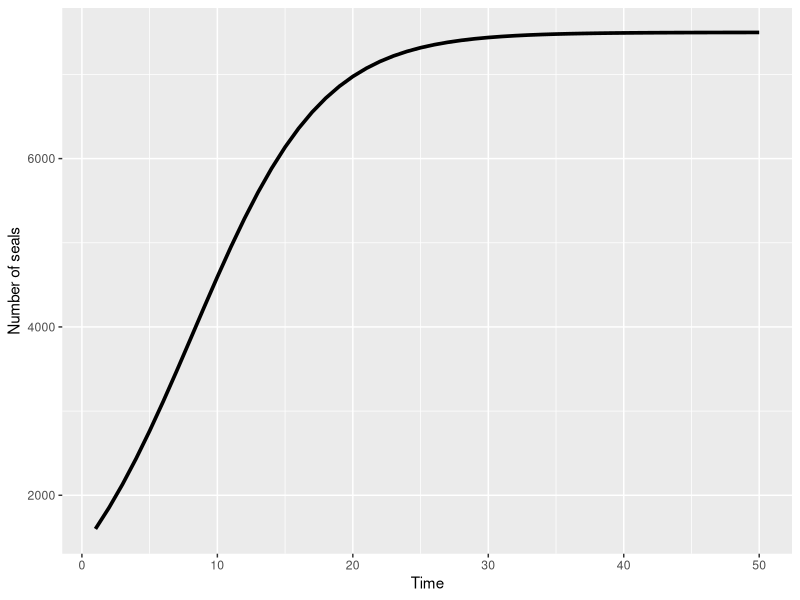
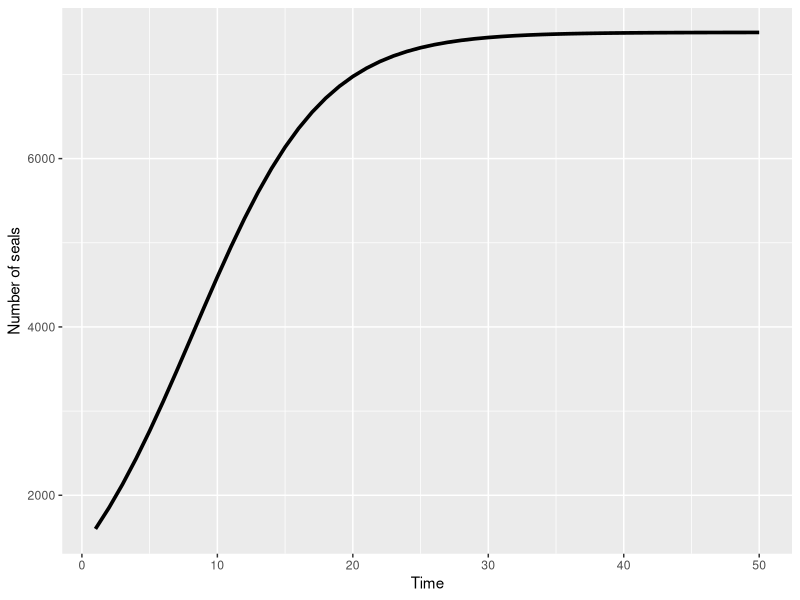
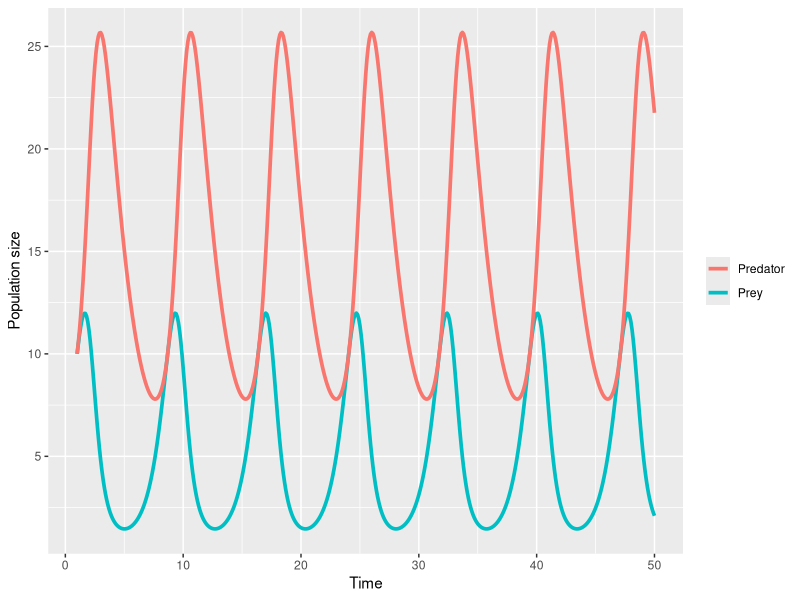
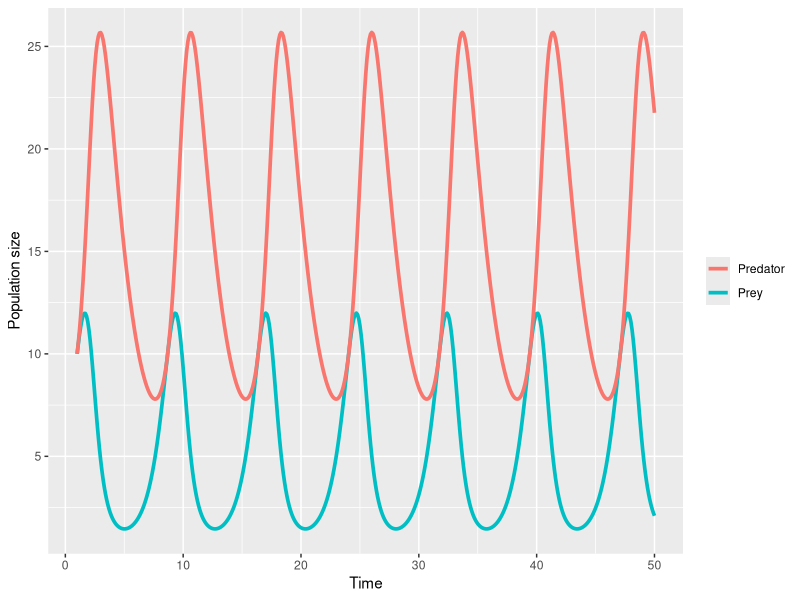
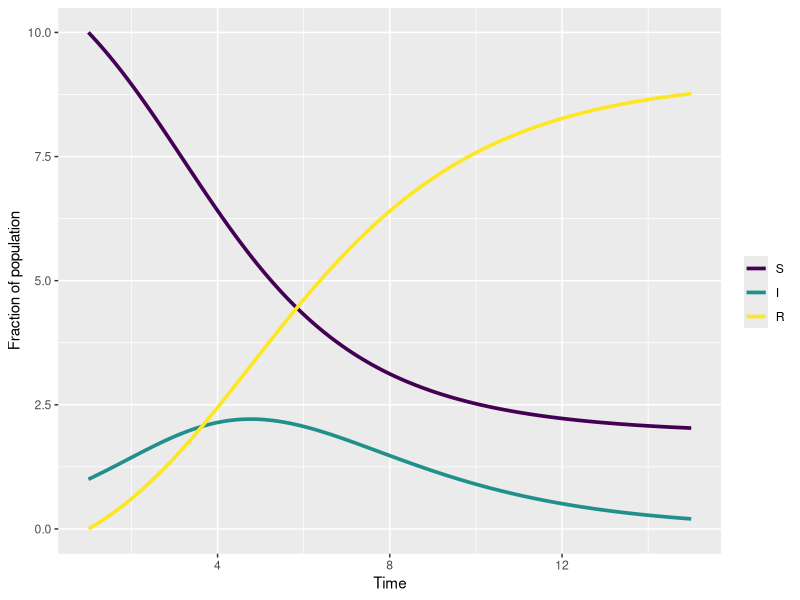
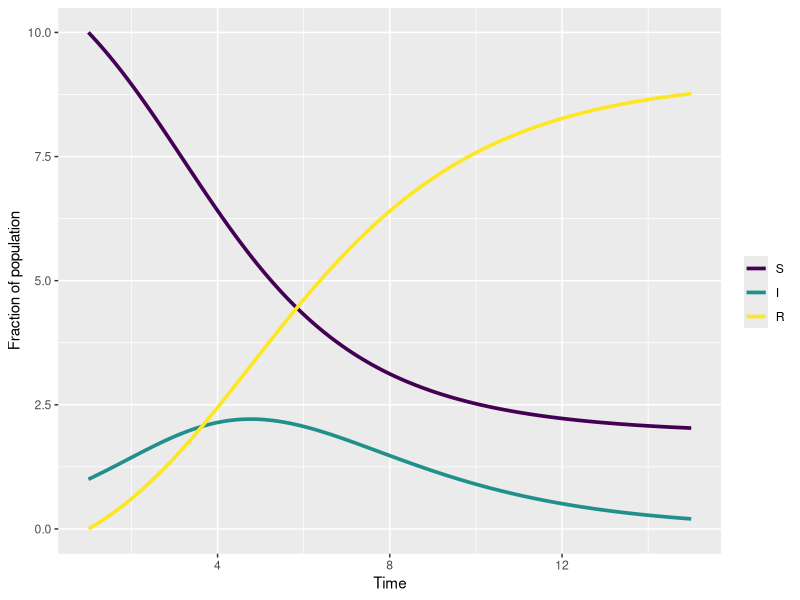

Generate these figures, in order, with R:
## ---- chunk 1
knitr::opts_chunk$set(echo = FALSE)
library(ggplot2)
library(viridis)
library(deSolve)
## ---- chunk 2
r = 0.2
K = 7500
x0 = 1600
nstep = 50
x = rep(0, nstep)
x[1] = x0

for(i in 2:nstep){
  x[i] = x[i - 1] + r * x[i - 1] * (1 - x[i - 1] / K)
}

ggplot() +
  geom_line(aes(x = 1:nstep, y = x), size = 1.25) +
  xlab('Time') + ylab('Number of seals')
## ---- chunk 3
ggplot() +
  geom_line(aes(x = 1:nstep, y = x), size = 1.25) +
  xlab('Time') + ylab('Number of seals')
## ---- chunk 4
Pars <- c(alpha = 1.5, beta = .1, gamma = .5, delta = .1)
State <- c(x = 10, y = 10)

LotVmod <- function (Time, State, Pars) {
  with(as.list(c(State, Pars)), {
    dx = x*(alpha - beta*y)
    dy = -y*(gamma - delta*x)
    return(list(c(dx, dy)))
  })
}

out = ode(func = LotVmod, y = State, parms = Pars, times = seq(1, 50, 0.1))

ggplot() +
  geom_line(aes(x = out[,1], y = out[,2], color = 'Prey'), size = 1.25) +
  geom_line(aes(x = out[,1], y = out[,3], color = 'Predator'), size = 1.25) +
  xlab('Time') + ylab('Population size') +
  theme(legend.title = element_blank())
## ---- chunk 5
ggplot() +
  geom_line(aes(x = out[,1], y = out[,2], color = 'Prey'), size = 1.25) +
  geom_line(aes(x = out[,1], y = out[,3], color = 'Predator'), size = 1.25) +
  xlab('Time') + ylab('Population size') +
  theme(legend.title = element_blank())
## ---- chunk 6
beta = 1
gamma = 0.5
State = c(S = 10, I = 1, R = 0)
Pars = c(beta, gamma)

SIR = function(time, State, Pars){
  with(as.list(c(State, Pars)),{
    N = S + I + R
    dS = -beta * (S * I) / N
    dI = (beta * (S * I) / N) - gamma * I
    dR = gamma * I
    return(list(c(dS, dI, dR)))
  })
}

out = ode(func = SIR, y = State, parms = Pars, times = seq(1, 15, 0.1))

colors = viridis(3)
ggplot() +
  geom_line(aes(x = out[,1], y = out[,2], color = 'S'), size = 1.25) +
  geom_line(aes(x = out[,1], y = out[,3], color = 'I'), size = 1.25) +
  geom_line(aes(x = out[,1], y = out[,4], color = 'R'), size = 1.25) +
  xlab('Time') + ylab('Fraction of population') +
  scale_color_manual(values = c('S' = colors[1], 'I' = colors[2], 'R' = colors[3]), name = '', breaks = c('S', 'I', 'R'))
## ---- chunk 7
ggplot() +
  geom_line(aes(x = out[,1], y = out[,2], color = 'S'), size = 1.25) +
  geom_line(aes(x = out[,1], y = out[,3], color = 'I'), size = 1.25) +
  geom_line(aes(x = out[,1], y = out[,4], color = 'R'), size = 1.25) +
  xlab('Time') + ylab('Fraction of population') +
  scale_color_manual(values = c('S' = colors[1], 'I' = colors[2], 'R' = colors[3]), name = '', breaks = c('S', 'I', 'R'))
